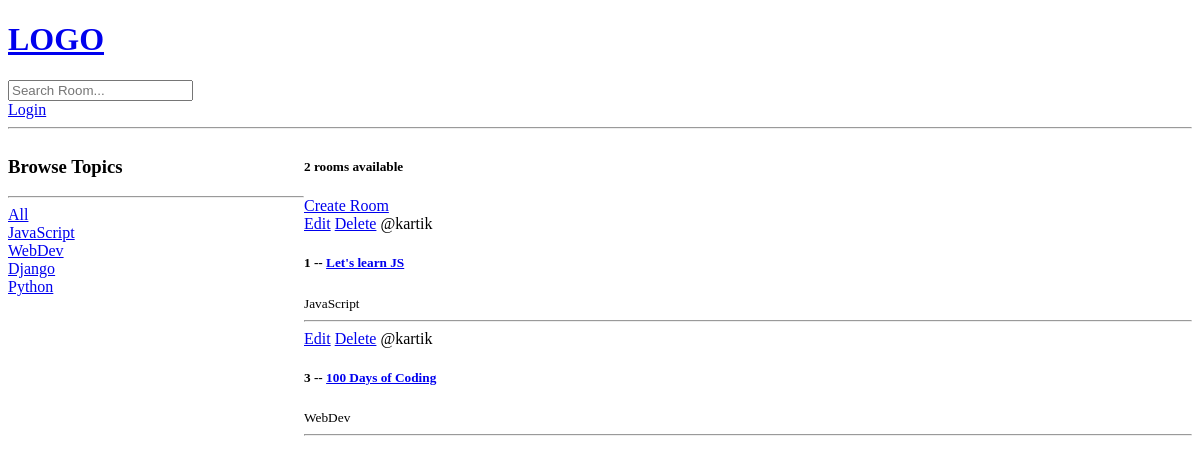
The app's page /, older data.
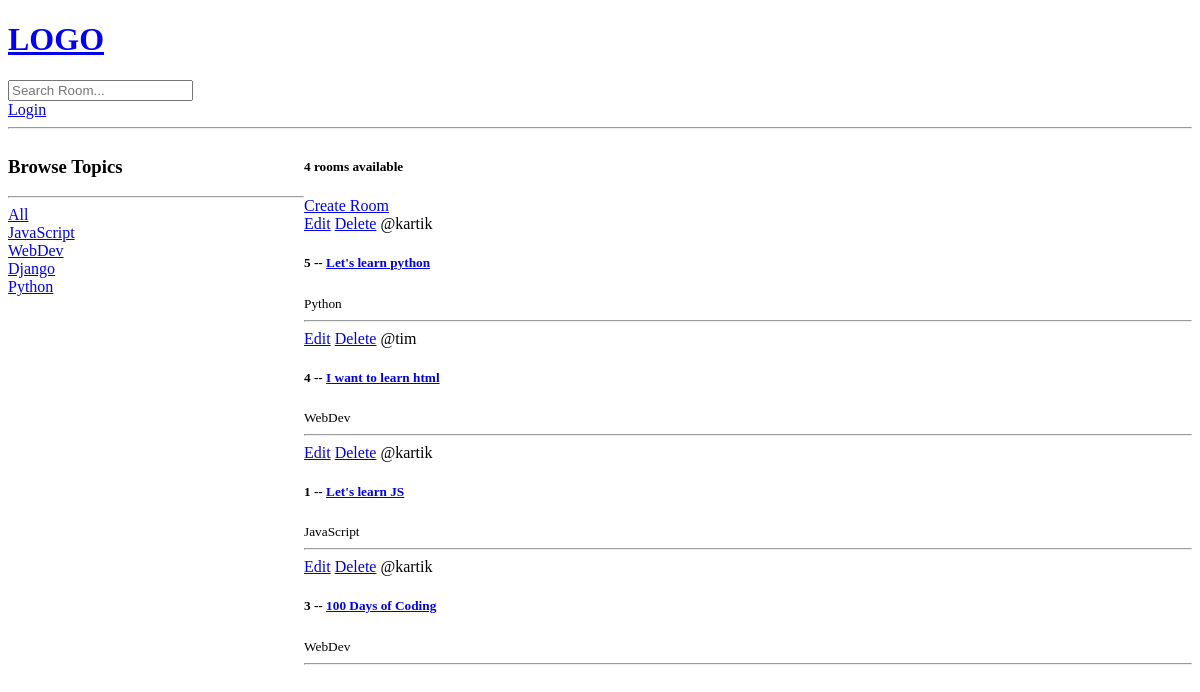
The same page, newer data.
### base/models.py (models this page shows, shortened)
class Topic(models.Model):
    name = models.CharField(max_length=200)

class Room(models.Model):
    host = models.ForeignKey(User, on_delete=models.SET_NULL, null=True)
    topic = models.ForeignKey(Topic, on_delete=models.SET_NULL, null=True)
    name = models.CharField(max_length=200)
    description = models.TextField(null=True, blank=True)
    updated = models.DateTimeField(auto_now=True)
    created = models.DateField(auto_now_add=True)
    class Meta:
        ordering =['-updated','-created']

### base/views.py (the view)
# urls.py: path("", views.home, name="home"),
def home(request):
    q = request.GET.get("q") if request.GET.get("q") != None else ""
    rooms = Room.objects.filter(
        Q(topic__name__icontains=q) | Q(name__icontains=q) | Q(description__icontains=q)
    )
    topics = Topic.objects.all()
    room_count = rooms.count()
    context = {"rooms": rooms, "topics": topics,"room_count":room_count}
    return render(request, "base/home.html", context)

### base/templates/base/home.html (shortened to what this page needs)
{% extends 'main.html' %}
{% block content %}
<div class="home-container">
    <div>
        <h3>Browse Topics</h3>
        <hr>
        <div>
            <a href="{%url 'home'%}">All</a>
        </div>
        {%for topic in topics%}
            <div>
                <a href="{%url 'home'%}?q={{topic.name}}">{{topic.name}}</a>
            </div>
        {%endfor%}
    </div>
    <div>
        <h5>{{room_count}} rooms available</h5>
        <a href="{%url 'create-room'%}">Create Room</a>
        <div>
            {% for room in rooms %}
            <div>
                <a href="{%url 'update-room' room.id%}">Edit</a>
                <a href="{%url 'delete-room' room.id%}">Delete</a>
                <span>@{{room.host.username}}</span>
                <h5>{{room.id}} -- <a href="/room/{{room.id}}">{{room.name}} </a> </h5>
                <small>{{room.topic.name}}</small>
                <hr>
            </div>
            {% endfor %}
        </div>
    </div>
</div>
{% endblock %}

### templates/main.html (shortened to what this page needs)
<!DOCTYPE html>
<html lang="en">
<head>
</head>
<body>
    {% include 'navbar.html' %}
    {% block content %}
    {% endblock %}
</body>
</html>

### templates/navbar.html
<a href="/">
    <h1>LOGO</h1>
</a>
<form method="GET" action="{%url 'home'%}">
    <input type="text" name="q" placeholder="Search Room...">
</form>
<a href="{%url 'login'%}">Login</a>
<hr>

### base/templates/base/home.html (style rules this page uses)
.home-container { display: grid; grid-template-columns: 1fr 3fr; }

Row changes from the older to the newer data that the page shows:
added Room: host.username "kartik", id "5", name "Let's learn python", topic.name "Python"
added Room: host.username "tim", id "4", name "I want to learn html", topic.name "WebDev"
Text that changed along with them:
{{ room_count }}: "2" → "4"
